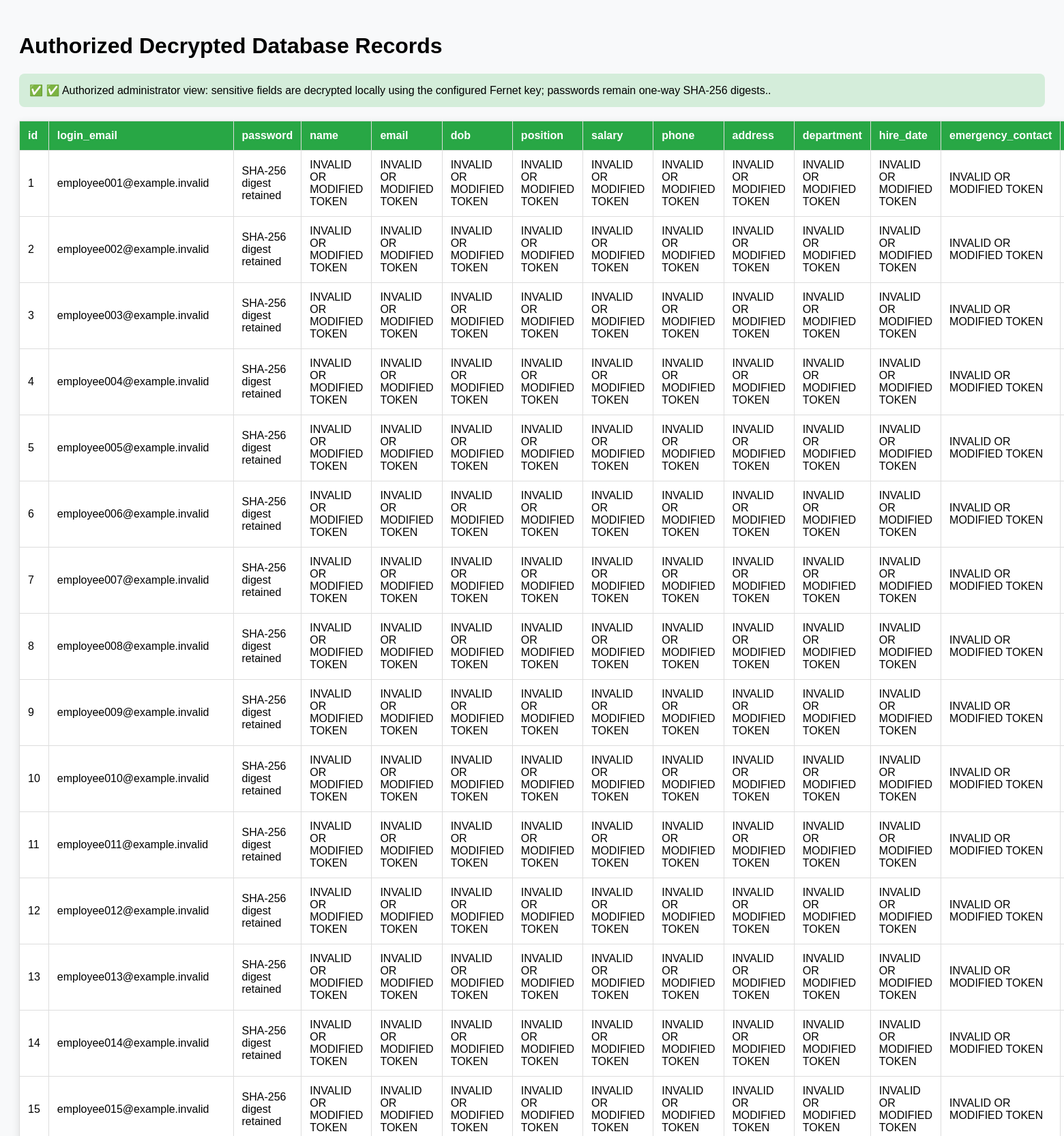
The app's page /admin/decrypted (signed in, upper part) with its own data.
### tables this page shows
CREATE TABLE employees (
                id INTEGER PRIMARY KEY AUTOINCREMENT,
                name TEXT, login_email TEXT UNIQUE, email TEXT, password TEXT,
                dob TEXT, position TEXT, salary TEXT, phone TEXT, address TEXT,
                department TEXT, hire_date TEXT, emergency_contact TEXT,
                profile_picture TEXT, country TEXT, bio TEXT, linkedin TEXT,
                twitter TEXT
            );

### app.py (the view)
@app.route("/admin/decrypted")
@admin_required
def admin_decrypted_view():
    with get_connection() as connection:
        rows = connection.execute("SELECT * FROM employees").fetchall()
    decrypted_rows = [decrypt_employee(row) for row in rows]
    columns = list(decrypted_rows[0]) if decrypted_rows else []
    return render_template("admin_decrypted.html", columns=columns, rows=decrypted_rows)

### app.py (called while the page is built)
def get_connection():
    connection = sqlite3.connect(DATABASE_PATH, timeout=30)
    connection.row_factory = sqlite3.Row
    return connection

def decrypt_value(value):
    return fernet.decrypt(value.encode("utf-8")).decode("utf-8") if value else None

def admin_required(view_function):
    @wraps(view_function)
    def protected_view(*args, **kwargs):
        if not session.get("admin_authenticated"):
            flash("Administrator authentication is required.", "warning")
            return redirect(url_for("admin_login"))
        return view_function(*args, **kwargs)
    return protected_view

def decrypt_employee(row):
    output = {"id": row["id"], "login_email": row["login_email"], "password": "SHA-256 digest retained"}
    for field in (
        "name", "email", "dob", "position", "salary", "phone", "address",
        "department", "hire_date", "emergency_contact", "profile_picture",
        "country", "bio", "linkedin", "twitter",
    ):
        try:
            output[field] = decrypt_value(row[field]) if row[field] else None
        except InvalidToken:
            output[field] = "INVALID OR MODIFIED TOKEN"
    return output

### templates/admin_decrypted.html (shortened to what this page needs)
<!DOCTYPE html>
<html lang="en">
<head>
</head>
<body>
    <h1>Authorized Decrypted Database Records</h1>
    <div class="success">
        ✅ ✅ Authorized administrator view: sensitive fields are decrypted locally using the configured Fernet key; passwords remain one-way SHA-256 digests..
    </div>
    <table>
        <tr>
            {% for col in columns %}
                <th>{{ col }}</th>
            {% endfor %}
        </tr>
        {% for row in rows %}
        <tr>
            {% for col in columns %}
                <td>{{ row[col] }}</td>
            {% endfor %}
        </tr>
        {% endfor %}
    </table>
    <br>
</body>
</html>

### templates/admin_decrypted.html (style rules this page uses)
body { font-family: Arial, sans-serif; background: #f8f9fa; padding: 20px; }
table { width: 100%; border-collapse: collapse; background: white; box-shadow: 0 4px 12px rgba(0,0,0,0.1); }
th, td { padding: 12px; border: 1px solid #ddd; text-align: left; }
th { background: #28a745; color: white; }
.success { background: #d4edda; padding: 15px; border-radius: 8px; margin-bottom: 20px; }

### records on screen
employees: id "1" "employee001@example.invalid" "SHA-256 digest retained" "INVALID OR MODIFIED TOKEN" "INVALID OR MODIFIED TOKEN" "INVALID OR MODIFIED TOKEN" "INVALID OR MODIFIED TOKEN" "INVALID OR MODIFIED TOKEN" "INVALID OR MODIFIED TOKEN" "INVALID OR MODIFIED TOKEN" "INVALID OR MODIFIED TOKEN" "INVALID OR MODIFIED TOKEN" "INVALID OR MODIFIED TOKEN"
employees: id "2" "employee002@example.invalid" "SHA-256 digest retained" "INVALID OR MODIFIED TOKEN" "INVALID OR MODIFIED TOKEN" "INVALID OR MODIFIED TOKEN" "INVALID OR MODIFIED TOKEN" "INVALID OR MODIFIED TOKEN" "INVALID OR MODIFIED TOKEN" "INVALID OR MODIFIED TOKEN" "INVALID OR MODIFIED TOKEN" "INVALID OR MODIFIED TOKEN" "INVALID OR MODIFIED TOKEN"
employees: id "3" "employee003@example.invalid" "SHA-256 digest retained" "INVALID OR MODIFIED TOKEN" "INVALID OR MODIFIED TOKEN" "INVALID OR MODIFIED TOKEN" "INVALID OR MODIFIED TOKEN" "INVALID OR MODIFIED TOKEN" "INVALID OR MODIFIED TOKEN" "INVALID OR MODIFIED TOKEN" "INVALID OR MODIFIED TOKEN" "INVALID OR MODIFIED TOKEN" "INVALID OR MODIFIED TOKEN"
employees: id "4" "employee004@example.invalid" "SHA-256 digest retained" "INVALID OR MODIFIED TOKEN" "INVALID OR MODIFIED TOKEN" "INVALID OR MODIFIED TOKEN" "INVALID OR MODIFIED TOKEN" "INVALID OR MODIFIED TOKEN" "INVALID OR MODIFIED TOKEN" "INVALID OR MODIFIED TOKEN" "INVALID OR MODIFIED TOKEN" "INVALID OR MODIFIED TOKEN" "INVALID OR MODIFIED TOKEN"
employees: id "5" "employee005@example.invalid" "SHA-256 digest retained" "INVALID OR MODIFIED TOKEN" "INVALID OR MODIFIED TOKEN" "INVALID OR MODIFIED TOKEN" "INVALID OR MODIFIED TOKEN" "INVALID OR MODIFIED TOKEN" "INVALID OR MODIFIED TOKEN" "INVALID OR MODIFIED TOKEN" "INVALID OR MODIFIED TOKEN" "INVALID OR MODIFIED TOKEN" "INVALID OR MODIFIED TOKEN"
employees: id "6" "employee006@example.invalid" "SHA-256 digest retained" "INVALID OR MODIFIED TOKEN" "INVALID OR MODIFIED TOKEN" "INVALID OR MODIFIED TOKEN" "INVALID OR MODIFIED TOKEN" "INVALID OR MODIFIED TOKEN" "INVALID OR MODIFIED TOKEN" "INVALID OR MODIFIED TOKEN" "INVALID OR MODIFIED TOKEN" "INVALID OR MODIFIED TOKEN" "INVALID OR MODIFIED TOKEN"
employees: id "7" "employee007@example.invalid" "SHA-256 digest retained" "INVALID OR MODIFIED TOKEN" "INVALID OR MODIFIED TOKEN" "INVALID OR MODIFIED TOKEN" "INVALID OR MODIFIED TOKEN" "INVALID OR MODIFIED TOKEN" "INVALID OR MODIFIED TOKEN" "INVALID OR MODIFIED TOKEN" "INVALID OR MODIFIED TOKEN" "INVALID OR MODIFIED TOKEN" "INVALID OR MODIFIED TOKEN"
employees: id "8" "employee008@example.invalid" "SHA-256 digest retained" "INVALID OR MODIFIED TOKEN" "INVALID OR MODIFIED TOKEN" "INVALID OR MODIFIED TOKEN" "INVALID OR MODIFIED TOKEN" "INVALID OR MODIFIED TOKEN" "INVALID OR MODIFIED TOKEN" "INVALID OR MODIFIED TOKEN" "INVALID OR MODIFIED TOKEN" "INVALID OR MODIFIED TOKEN" "INVALID OR MODIFIED TOKEN"
employees: id "9" "employee009@example.invalid" "SHA-256 digest retained" "INVALID OR MODIFIED TOKEN" "INVALID OR MODIFIED TOKEN" "INVALID OR MODIFIED TOKEN" "INVALID OR MODIFIED TOKEN" "INVALID OR MODIFIED TOKEN" "INVALID OR MODIFIED TOKEN" "INVALID OR MODIFIED TOKEN" "INVALID OR MODIFIED TOKEN" "INVALID OR MODIFIED TOKEN" "INVALID OR MODIFIED TOKEN"
employees: id "10" "employee010@example.invalid" "SHA-256 digest retained" "INVALID OR MODIFIED TOKEN" "INVALID OR MODIFIED TOKEN" "INVALID OR MODIFIED TOKEN" "INVALID OR MODIFIED TOKEN" "INVALID OR MODIFIED TOKEN" "INVALID OR MODIFIED TOKEN" "INVALID OR MODIFIED TOKEN" "INVALID OR MODIFIED TOKEN" "INVALID OR MODIFIED TOKEN" "INVALID OR MODIFIED TOKEN"
employees: id "11" "employee011@example.invalid" "SHA-256 digest retained" "INVALID OR MODIFIED TOKEN" "INVALID OR MODIFIED TOKEN" "INVALID OR MODIFIED TOKEN" "INVALID OR MODIFIED TOKEN" "INVALID OR MODIFIED TOKEN" "INVALID OR MODIFIED TOKEN" "INVALID OR MODIFIED TOKEN" "INVALID OR MODIFIED TOKEN" "INVALID OR MODIFIED TOKEN" "INVALID OR MODIFIED TOKEN"
employees: id "12" "employee012@example.invalid" "SHA-256 digest retained" "INVALID OR MODIFIED TOKEN" "INVALID OR MODIFIED TOKEN" "INVALID OR MODIFIED TOKEN" "INVALID OR MODIFIED TOKEN" "INVALID OR MODIFIED TOKEN" "INVALID OR MODIFIED TOKEN" "INVALID OR MODIFIED TOKEN" "INVALID OR MODIFIED TOKEN" "INVALID OR MODIFIED TOKEN" "INVALID OR MODIFIED TOKEN"
employees: id "13" "employee013@example.invalid" "SHA-256 digest retained" "INVALID OR MODIFIED TOKEN" "INVALID OR MODIFIED TOKEN" "INVALID OR MODIFIED TOKEN" "INVALID OR MODIFIED TOKEN" "INVALID OR MODIFIED TOKEN" "INVALID OR MODIFIED TOKEN" "INVALID OR MODIFIED TOKEN" "INVALID OR MODIFIED TOKEN" "INVALID OR MODIFIED TOKEN" "INVALID OR MODIFIED TOKEN"
employees: id "14" "employee014@example.invalid" "SHA-256 digest retained" "INVALID OR MODIFIED TOKEN" "INVALID OR MODIFIED TOKEN" "INVALID OR MODIFIED TOKEN" "INVALID OR MODIFIED TOKEN" "INVALID OR MODIFIED TOKEN" "INVALID OR MODIFIED TOKEN" "INVALID OR MODIFIED TOKEN" "INVALID OR MODIFIED TOKEN" "INVALID OR MODIFIED TOKEN" "INVALID OR MODIFIED TOKEN"
employees: id "15" "employee015@example.invalid" "SHA-256 digest retained" "INVALID OR MODIFIED TOKEN" "INVALID OR MODIFIED TOKEN" "INVALID OR MODIFIED TOKEN" "INVALID OR MODIFIED TOKEN" "INVALID OR MODIFIED TOKEN" "INVALID OR MODIFIED TOKEN" "INVALID OR MODIFIED TOKEN" "INVALID OR MODIFIED TOKEN" "INVALID OR MODIFIED TOKEN" "INVALID OR MODIFIED TOKEN"

### other values on screen
{{ col }} "id" "login_email" "password" "name" "email" "dob" "position" "salary" "phone" "address" "department" "hire_date" "emergency_contact"
